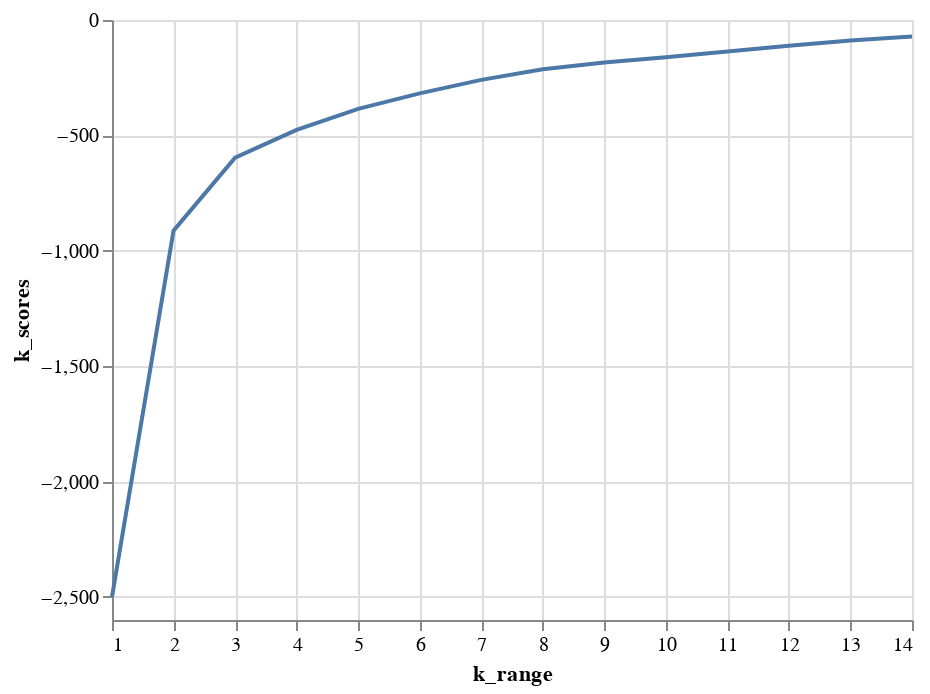

The cell this chart's notebook holds for it:
### Code cell
k_num_chart = alt.Chart(data = k_data).mark_line().encode(
    alt.X ('k_range:Q'),
    alt.Y ('k_scores:Q')
)

k_num_chart

### Figure 1 — Vega-Lite specification as saved in the notebook (floating-point values rounded to 4 significant figures)
{"config": {"view": {"continuousWidth": 400, "continuousHeight": 300}}, "data": {"name": "data-b54816b952ae85852ae14d00d67a2ca8"}, "mark": "line", "encoding": {"x": {"type": "quantitative", "field": "k_range"}, "y": {"type": "quantitative", "field": "k_scores"}}, "$schema": "https://vega.github.io/schema/vega-lite/v4.8.1.json", "datasets": {"data-b54816b952ae85852ae14d00d67a2ca8": [{"k_range": 1, "k_scores": -2500.0}, {"k_range": 2, "k_scores": -913.1}, {"k_range": 3, "k_scores": -596.8}, {"k_range": 4, "k_scores": -476.3}, {"k_range": 5, "k_scores": -385.0}, {"k_range": 6, "k_scores": -318.1}, {"k_range": 7, "k_scores": -259.5}, {"k_range": 8, "k_scores": -213.6}, {"k_range": 9, "k_scores": -183.7}, {"k_range": 10, "k_scores": -161.5}, {"k_range": 11, "k_scores": -136.9}, {"k_range": 12, "k_scores": -111.8}, {"k_range": 13, "k_scores": -88.44}, {"k_range": 14, "k_scores": -71.11}]}}
